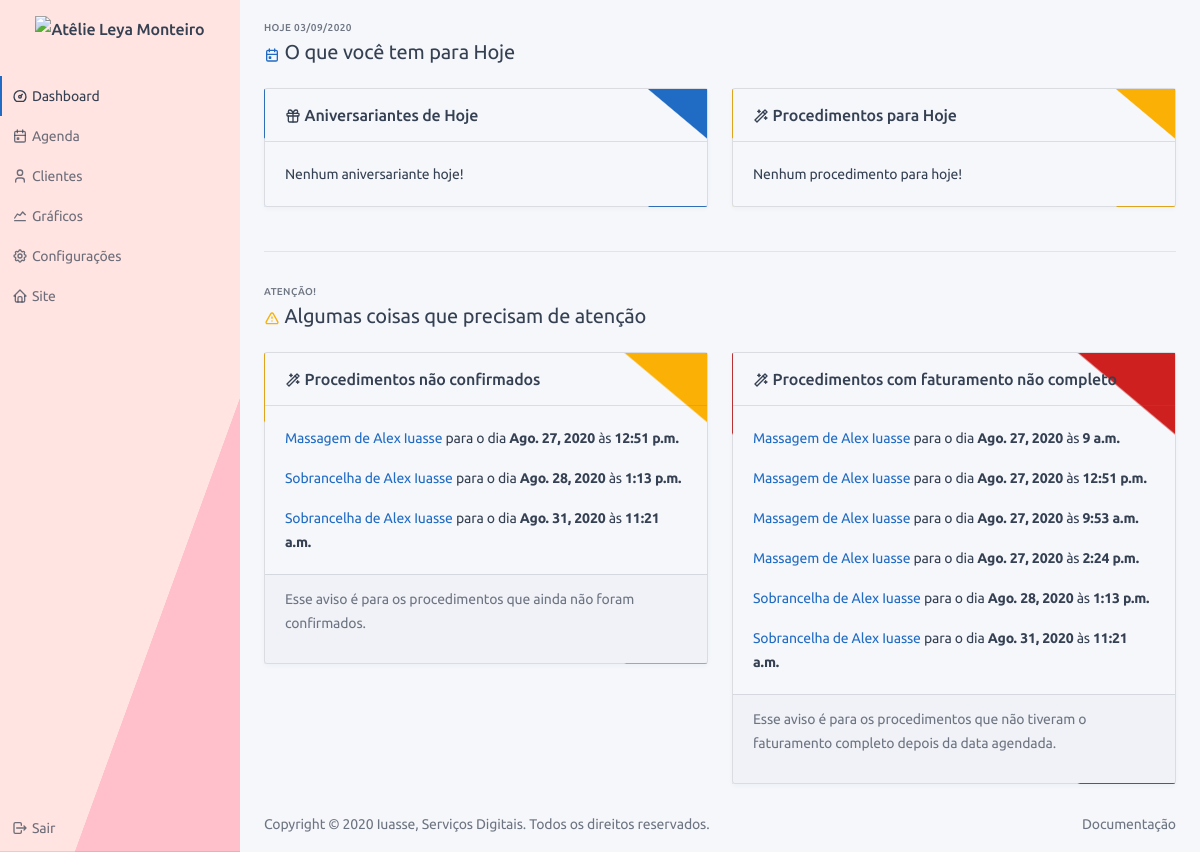
Page /dashboard/ (signed in) on the earlier database version.
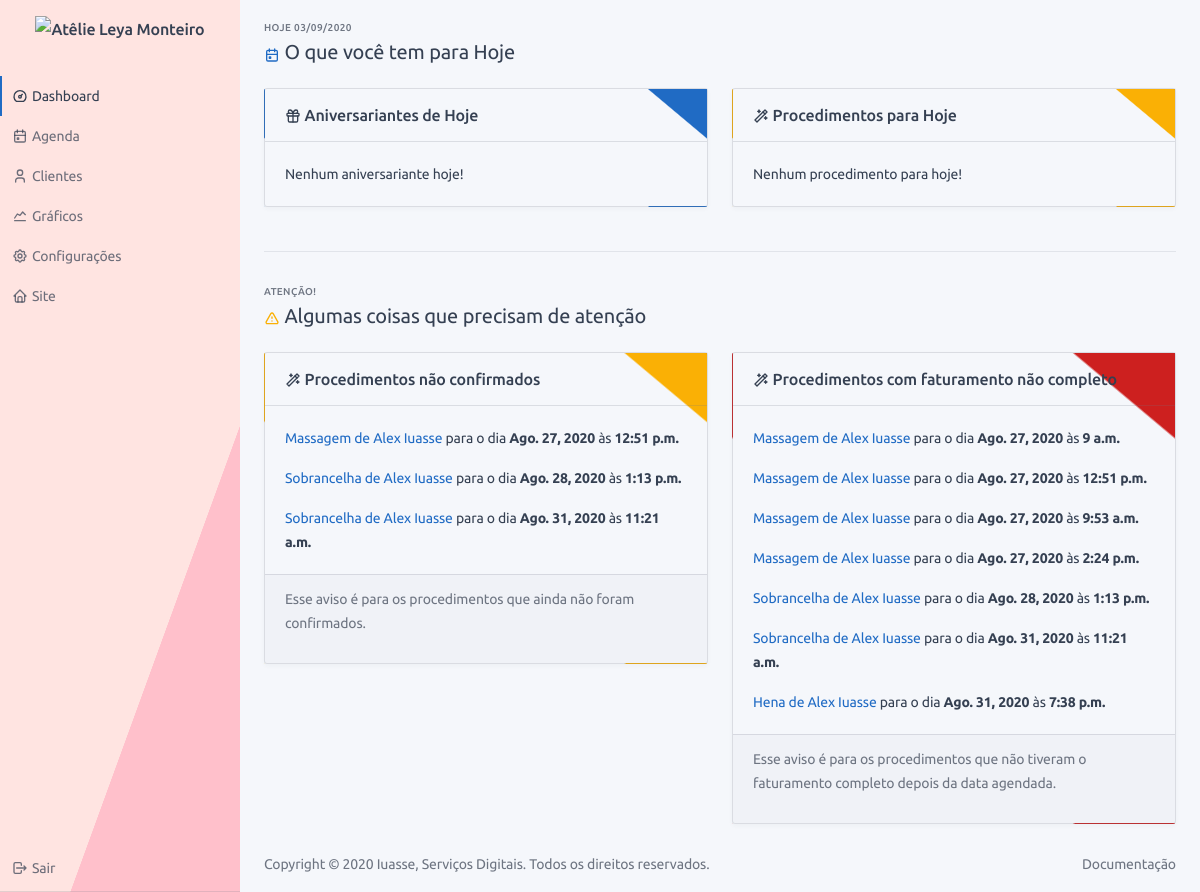
Same page on the later database version.
### service/models.py (models this page shows, shortened)
class OrderOfService(BaseModel):
    type_of_service = models.ForeignKey("config.TypeOfService", verbose_name="Procedimento", on_delete=models.SET_NULL,
                                        null=True)
    status = models.ForeignKey("config.StatusService", verbose_name="Status", on_delete=models.PROTECT)
    finished = models.BooleanField("finalizado", default=False)
    counted = models.BooleanField("contabilizado", default=False, help_text="Procedimento já foi contabilizado?")
    confirmed = models.BooleanField("confirmado", default=False, help_text="Procedimento foi confirmado?")
    date = models.DateField("Data", default=timezone.localtime(timezone.now()))
    time = models.TimeField("Hora", default=timezone.localtime(timezone.now()))
    observation = models.TextField("observação", blank=True)
    customer = models.ForeignKey("users.CustomUser", verbose_name="Cliente", on_delete=models.CASCADE, blank=True,
                                 null=True)
    def get_absolute_url(self):
        return reverse(self.get_reverse_profile, kwargs={'cpk': self.customer.pk, 'pk': self.pk})
    def get_full_name(self):
        return "{} de {}".format(self.type_of_service, self.customer.get_full_name())
    def get_invoice_not_completed(self):
        if self.date < date.today():
            for i in self.invoice_set.all():
                if not i.type_of_payment:
                    return True
        return False

### users/models.py (models this page shows, shortened)
class CustomUser(AbstractUser):
    birth_day = models.DateField('data de nascimento', blank=True, null=True)
    whatsapp = models.CharField('whatsapp', max_length=16)
    total_of_points = models.FloatField(default=0, verbose_name='Total de pontos')
    def get_full_name(self):
        return "{} {}".format(self.first_name, self.last_name)

### config/models.py (models this page shows, shortened)
class BaseConfigModel(BaseModel):
    name = models.CharField("nome", max_length=128)
    def __str__(self):
        return self.name
    class Meta:
        abstract = True

class TypeOfService(BaseConfigModel):
    contextual = models.CharField("cor", default="#ffffff", max_length=7,
                                  help_text="Escolha uma cor para representar esse procedimento!")
    time = models.FloatField("tempo", default=30, help_text="Coloque o tempo em minutos, ex.: 1hr = 60min")
    value = models.DecimalField("Valor", max_digits=11, decimal_places=2, default=0,
                                help_text="Valor do procedimento, ele será usado para auto preenchimento de alguns "
                                          "campos!")
    rewarded_points = models.FloatField("pontos ganhos", default=0)

### frontend/views.py (the view)
# urls.py: path('dashboard/', Dashboard.as_view(), name='dashboard'),
class Dashboard(LoginRequiredMixin, View):
    template = 'dashboard.html'
    def get(self, request):
        return render(request, self.template, context_dashboard())

### base/models.py (called while the page is built)
    @property
    def get_reverse_profile(self):
        return '{}:{}:profile'.format(self._meta.app_label, self._meta.model_name)

### frontend/templates/dashboard.html (shortened to what the changed rows need)
{% extends 'base.html' %}
{% load static %}
{% block content %}
<div class="container-fluid">
    <div class="page-header">
        <div class="row align-items-center">
            <div class="col-auto">
                <h2 class="page-title">
                    <span class="text-primary">{{today.title.icon|safe}}</span>
                    {{today.title.text}}
                </h2>
            </div>
        </div>
    </div>
    <div class="page-header">
        <div class="row align-items-center">
            <div class="col-auto">
                <h2 class="page-title">
                    <span class="text-warning">{{atention.title.icon|safe}}</span>
                    {{atention.title.text}}
                </h2>
            </div>
        </div>
    </div>
    <div class="row">
        {% if services_not_confirmed.data %}
        <div class="col-lg-6 col-md-12">
            <div class="card bg-triangle-top-warning">
                <div class="card-body">
                    {% for obj in services_not_confirmed.data %}
                    <p>
                        <a href="{{obj.get_absolute_url}}" target="_blank">
                            {{obj.get_full_name}}
                        </a>
                        para o dia <span class="font-weight-bold">{{obj.date}}</span>
                        às <span class="font-weight-bold">{{obj.time}}</span>
                    </p>
                    {% endfor %}
                </div>
            </div>
        </div>
        {% endif %}
        {% if services_invoice_not_completed.data %}
        <div class="col-lg-6 col-md-12">
            <div class="card bg-triangle-top-danger">
                <div class="card-body">
                    {% for obj in services_invoice_not_completed.data %}
                    <p>
                        <a href="{{obj.get_absolute_url}}" target="_blank">
                            {{obj.get_full_name}}
                        </a>
                        para o dia <span class="font-weight-bold">{{obj.date}}</span>
                        às <span class="font-weight-bold">{{obj.time}}</span>
                    </p>
                    {% endfor %}
                </div>
            </div>
        </div>
        {% endif %}
    </div>
</div>
{% endblock %}

Differences in the rows shown:
added OrderOfService: get_full_name "Hena de Alex Iuasse", date "Ago. 31, 2020", time "7:38 p.m."
